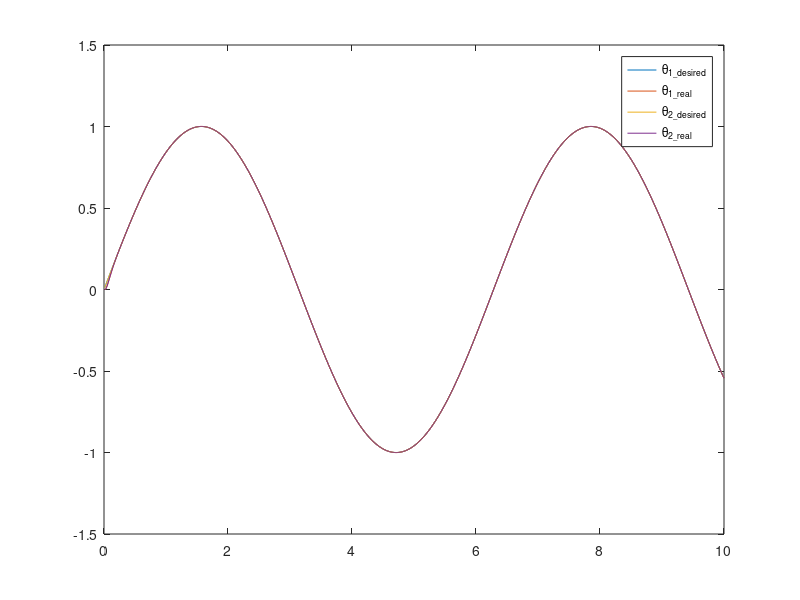

Write MATLAB code to recreate this figure.
%% Question 3
% % 
clc
clear all

dt=0.01;
t_final=10;

outputs = zeros(t_final/dt,5);

theta1=0;theta2=0;dtheta1=0;dtheta2=0; %declare variables
y=[0;0];yd=[0;0];dyd=[0;0];ddyd=[0;0]; %will redefine these
m1=10;m2=10;L1=1;L2=1; %declare mass and lengths
r1=L1/2;r2=L2/2; I1=1/12*m1*L1^2;I2=1/12*m2*L2^2; %calculate r and I

alpha = I1+I2+m1*r1^2+m2*(L1^2+r2^2);
beta = m2*L1*r2;
delta = I2+m2*r2^2;

z2=[dtheta1;dtheta2];
z1=[theta1;theta2];

A=[alpha+2*beta*cos(z1(2)) , delta+beta*cos(z1(2)) ; delta+beta*cos(z1(2)) , delta];
B=[-beta*sin(z2(2)), -beta*sin(z1(2))*(z2(1)+z1(2));beta*sin(z1(2))*z2(1),0];
C=[1,0;0,1];

k1=[-40,0;0,-40]; % THESE BETTER HAVE NEGATIVE EIGSSSS
k2=[-500,0;0,-500];

u=-k1*(dyd-z2)-k2*(yd-z1);
tau=A*(ddyd-u)+B*z1;


%x_k+1=(Ax+Bu)*dt+x
%y_next = Cx*dt+y

%create some random points
randominput = rand(2,20)*6-3;

for t=1:t_final/dt
    
    %sinusoidal functions
    yd = [sin(t*dt);sin(t*dt)];
    dyd = [cos(t*dt);cos(t*dt)];
    ddyd = [-sin(t*dt);-sin(t*dt)];
    
%     %step functions
%     yd = [square(t*dt/2);-square((t*dt+2)/2)];
%     dyd=[0;0];
%     ddyd=[0;0];
    
%     %random inputs
%     yd = randominput(:,int8(t*dt/3)+1);
%     dyd=[0;0];
%     ddyd=[0;0];
    
    
    
    y=C*z1;
    u=-k1*(dyd-z2)-k2*(yd-z1);
    tau=A*(ddyd+u)+B*z1; %WATCH IT U SILLY SILLY MAN
    
    z1=z2*dt+z1;
    z2=(A)^(-1)*(tau-B*z2)*dt+z2;

    outputs(int32(t),:)=[t*dt,yd(1),yd(2),y(1),y(2)];
end

plot(outputs(:,1),outputs(:,2),outputs(:,1),outputs(:,4),outputs(:,1),outputs(:,3),outputs(:,1),outputs(:,5));
legend('\theta_{1\_desired}','\theta_{1\_real}','\theta_{2\_desired}','\theta_{2\_real}')


